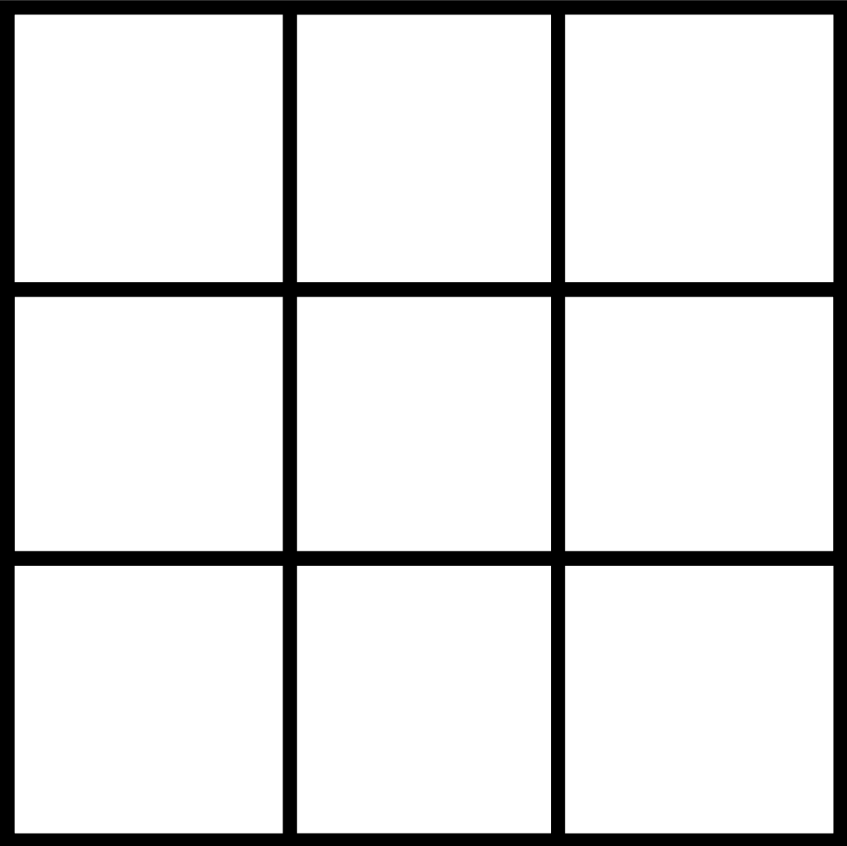
#> input picture vision/resource/board.png, 847 x 846 px, found by its file name
$ python get_coords.py
#> lines starting #> are read from the running program, lines starting #| are printed output that depends on the picture; after the words box and inside, x2 and y2 are one past the last pixel; in counts of white or black regions, pixels touching at a corner belong together
import cv2

# file ini hanya untuk mendapatkan koordinat tiap kotak di board

img = cv2.imread('board.png')
#> img is the input picture: shape (846, 847, 3); min 0, max 255, mean 222.1
# panjang dan lebar gambar board
img_width = img.shape[0]
#> img_width = 846
img_height = img.shape[1]
#> img_height = 847

img_g =  cv2.cvtColor(img, cv2.COLOR_BGR2GRAY)
_, thresh1 = cv2.threshold(img_g, 127, 255, cv2.THRESH_BINARY)
#> thresh1: shape (846, 847); 86.9% white; 1 black region

# detect & gambar contour
contours, _ = cv2.findContours(thresh1, cv2.RETR_EXTERNAL, cv2.CHAIN_APPROX_SIMPLE)
#> contours = 9 contours; largest, box (x1, y1, x2, y2) and area: (565, 566, 833, 833) 71022, (15, 566, 283, 833) 71022, (565, 15, 833, 282) 71022, (15, 15, 283, 282) 71022, (565, 297, 833, 551) 67551
cv2.drawContours(img, contours, -1, (0, 255, 0), 15)
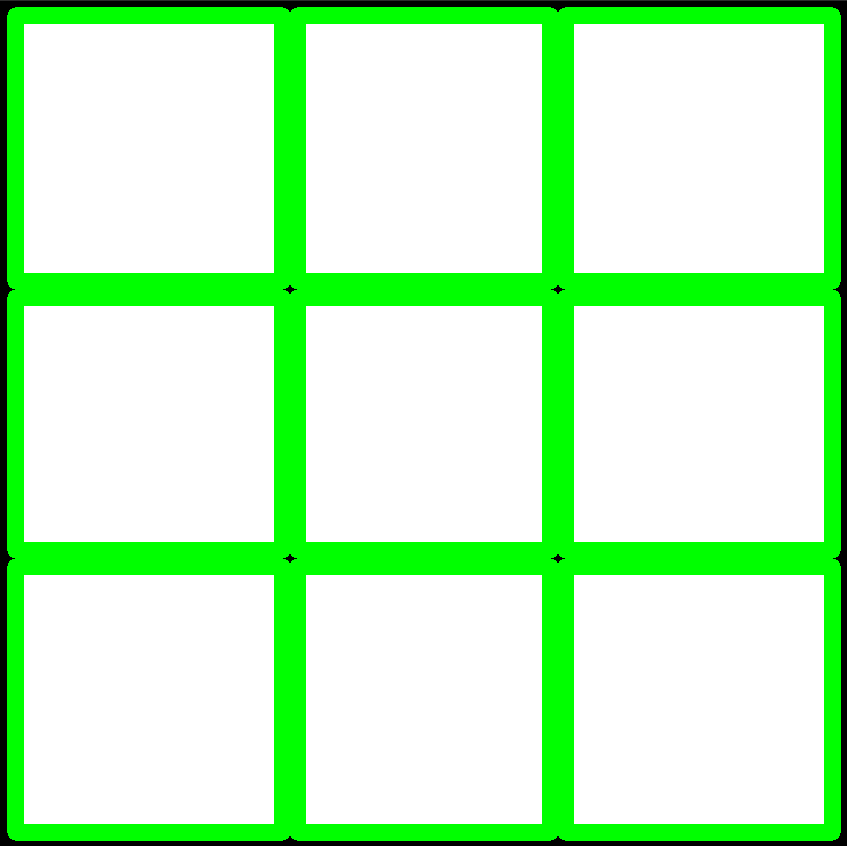
#> img: shape (846, 847, 3); mean B, G, R 192.3, 247.4, 192.3

tilecount = 0
for cnt in contours:
        tilecount += 1

        # koordinat tiap tile
        x, y, w, h = cv2.boundingRect(cnt)

        # percobaan taro teks di koordinat
        print(f'tilecount: {tilecount} = ({x + 80}, {y + 200})') # tambahan angka untuk menyempurnakan penempatan
        cv2.putText(img, str(tilecount), (x + 80, y + 200), cv2.FONT_HERSHEY_SIMPLEX, 5, (255, 0, 0), 10)
#> this loop made 9 passes
#> (cnt, x, y, w, h) on passes 1 to 9: ([[565, 566], [565, 832], [832, 832], [832, 566]], 565, 566, 268, 267), ([[297, 566], [297, 832], [550, 832], [550, 566]], 297, 566, 254, 267), ([[15, 566], [15, 832], [282, 832], [282, 566]], 15, 566, 268, 267), ([[565, 297], [565, 550], [832, 550], [832, 297]], 565, 297, 268, 254), ([[297, 297], [297, 550], [550, 550], [550, 297]], 297, 297, 254, 254), ([[15, 297], [15, 550], [282, 550], [282, 297]], 15, 297, 268, 254), ([[565, 15], [565, 281], [832, 281], [832, 15]], 565, 15, 268, 267), ([[297, 15], [297, 281], [550, 281], [550, 15]], 297, 15, 254, 267), ([[15, 15], [15, 281], [282, 281], [282, 15]], 15, 15, 268, 267)
#| tilecount: 1 = (645, 766)
#| tilecount: 2 = (377, 766)
#| tilecount: 3 = (95, 766)
#| tilecount: 4 = (645, 497)
#| tilecount: 5 = (377, 497)
#| tilecount: 6 = (95, 497)
#| tilecount: 7 = (645, 215)
#| tilecount: 8 = (377, 215)
#> (further printed lines are left out)
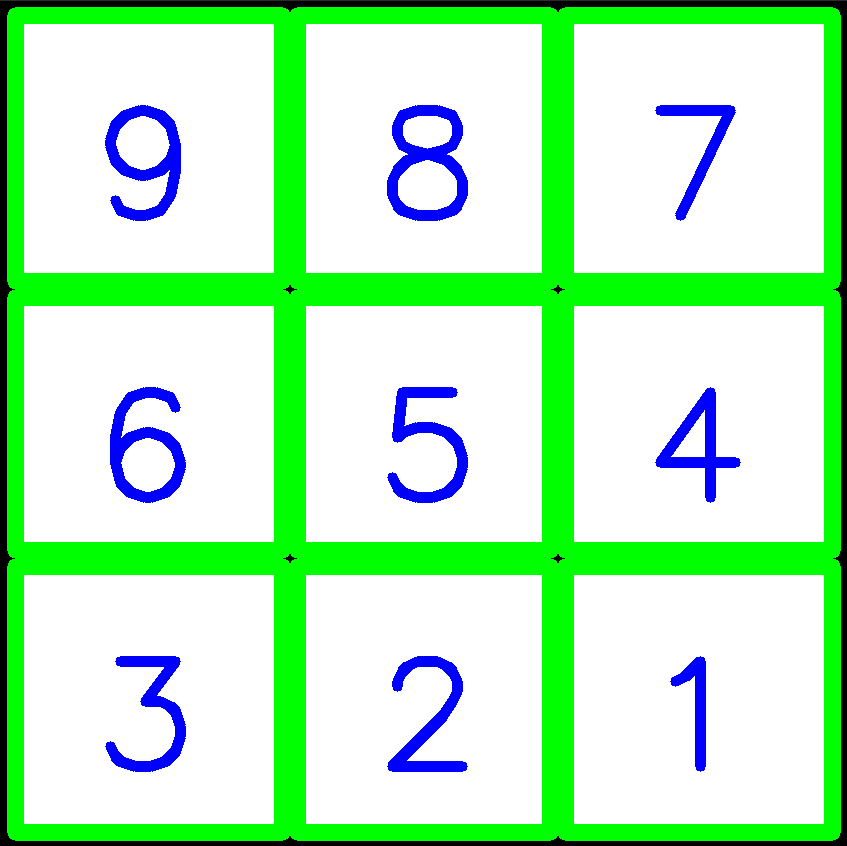
#> img: shape (846, 847, 3); 3.68% of pixels changed, all inside (x1, y1, x2, y2) = (105, 105, 741, 772)
#> after the loop, tilecount = 9

# display image
cv2.imshow('image2', img)
cv2.waitKey(0)
cv2.destroyAllWindows()
